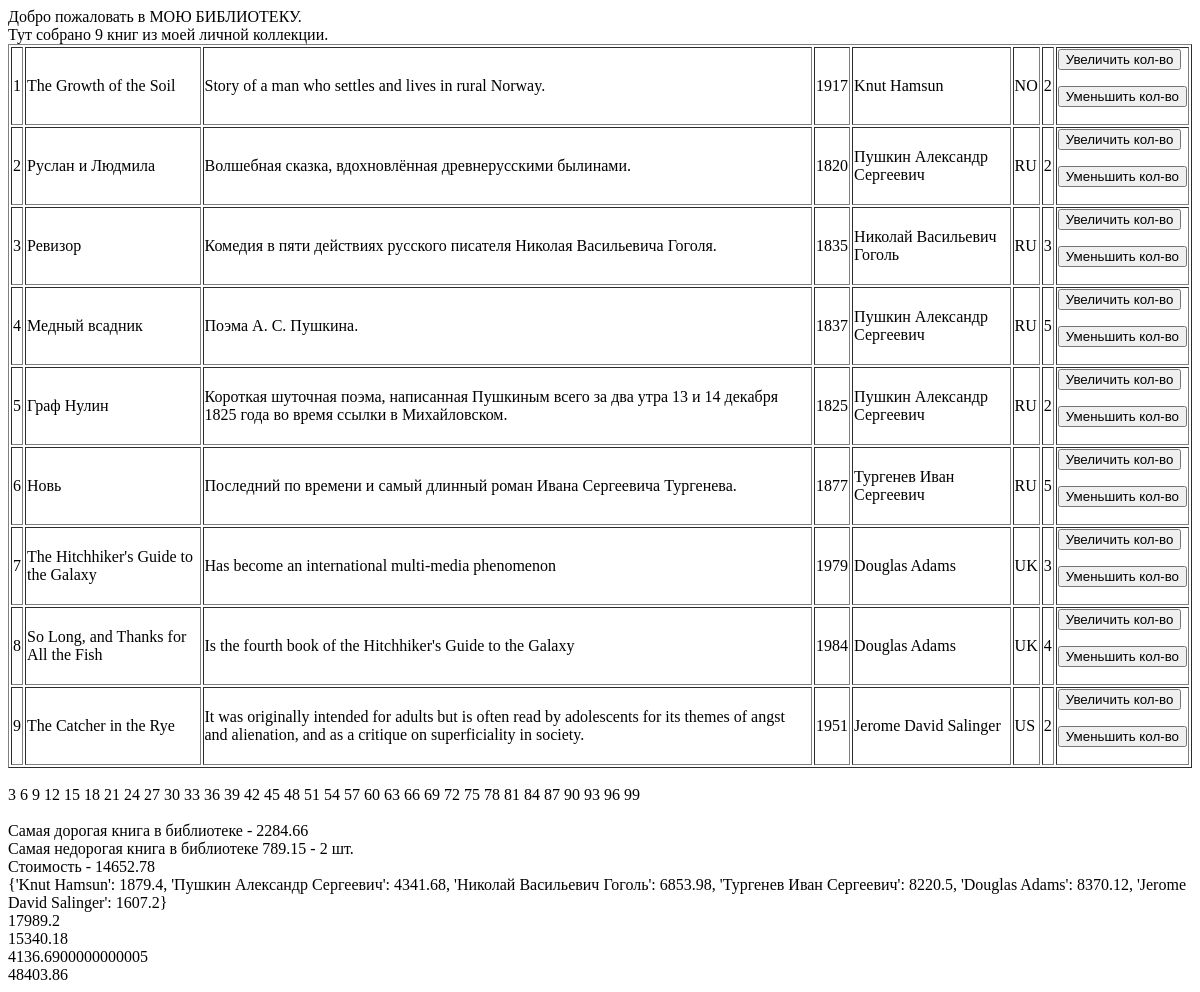
Before: /index/ with the older database file.
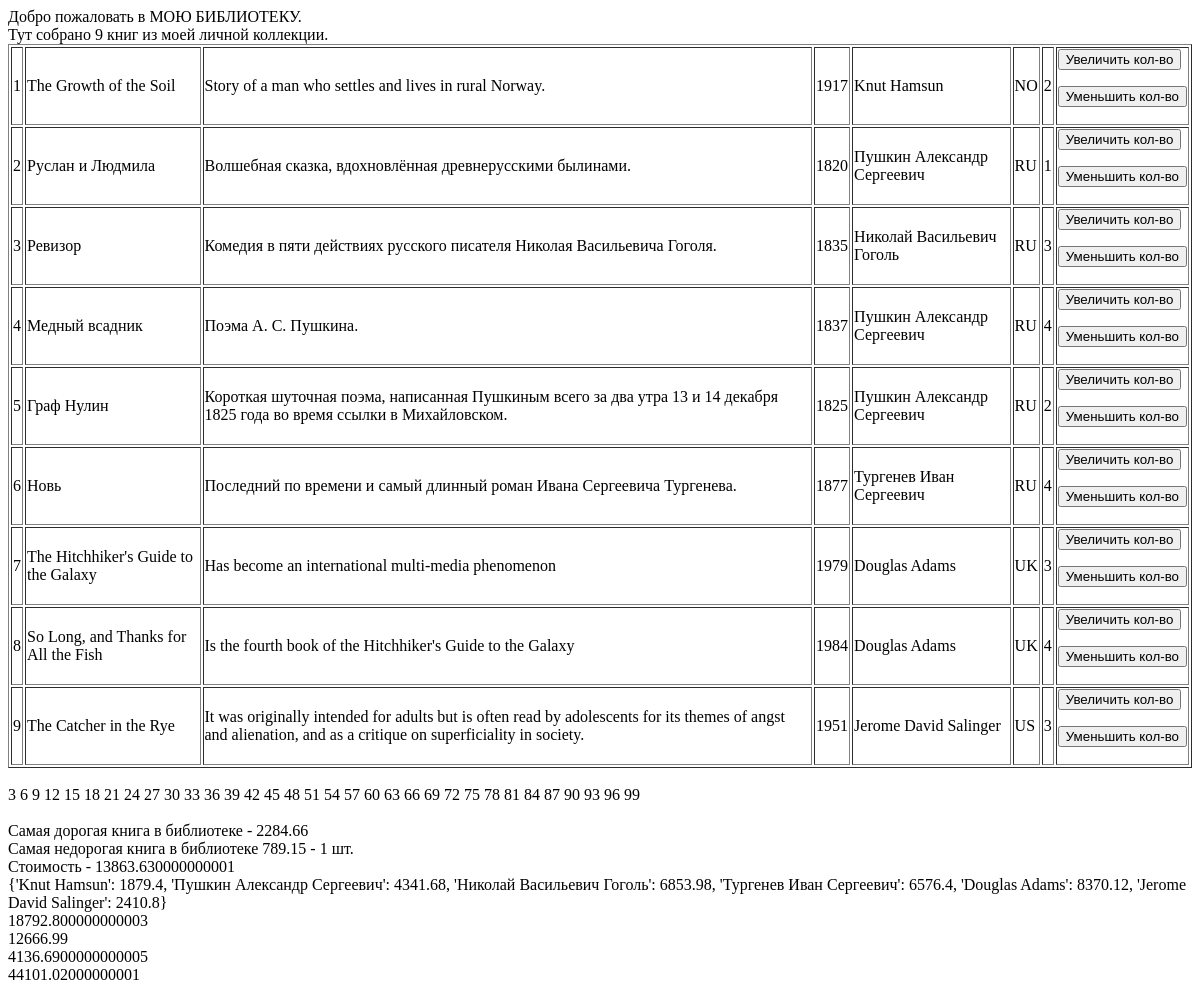
After: the same page with the newer database file.
### p_library/models.py (models this page shows, shortened)
class Book(models.Model):
    ISBN = models.CharField(max_length=13)
    title = models.CharField(max_length=100)
    description = models.TextField()
    year_release = models.SmallIntegerField()
    price = models.FloatField()
    copy_count =  models.SmallIntegerField(default=1)
    author = models.ForeignKey(Author, on_delete=models.CASCADE, verbose_name="Вербос_нэйм")
    publishing_house = models.ForeignKey(PublishingHouse, on_delete=models.CASCADE, verbose_name="Издательство", null=True)

class Author(models.Model):
    full_name = models.TextField()
    birth_year = models.SmallIntegerField()
    country = models.CharField(max_length=2)

### p_library/views.py (the view)
# urls.py: path('index/', views.index),
def index(request):
    book_max_price = 0
    book_min_price = 0
    book_min = None
    dict_author = {}
    template = loader.get_template('index.html')
    books_count = Book.objects.all().count()
    books = Book.objects.all()
    books_no_ru = 0
    books_pushkin = 0
    books_duglas = 0
    books_not_one = 0
    new = 0
    for book in books:
        if book.author.country != "RU":
            books_no_ru += book.price * book.copy_count
        if book.author.full_name == "Пушкин Александр Сергеевич":
          books_pushkin += book.price * book.copy_count
        if book.author.full_name == "Douglas Adams":
          books_duglas += book.price
        if book.copy_count != 1:
          books_not_one += book.price * book.copy_count
        if book.copy_count > 1:
          new += book.price
    for book in books:
        if book.price > book_max_price:
            book_max_price = book.price
        dict_author[book.author.full_name] = book.price * book.copy_count
    max_all_price = sum([v for k, v in dict_author.items()])
    book_min_price = book_max_price
    for book in books:
        if book.price < book_min_price:
            book_min_price = book.price
            book_min = book
    list_num = [i for i in range(1, 101)]
    biblio_data = {
        "title": "мою библиотеку",
        "books": books,
        "list_num": list_num,
        "book_max_price": book_max_price,
        "book_min": book_min,
        "book_summ_if": new,
        "vot": dict_author,
        "vot2": books_no_ru,
        "vot3": books_pushkin,
        "vot4": books_duglas,
        "vot5": books_not_one,
        }
    return HttpResponse(template.render(biblio_data, request))

### p_library/templates/index.html (shortened to what this page needs)
Добро пожаловать в {{title | upper }}. <br>
Тут собрано {{ books | length }} книг из моей личной коллекции.
<table border="1" >
	{% for book in books %}
	<tr>
		<td>{{ forloop.counter }}</td>
		<td>{{ book.title }}</td>
		<td>{{ book.description }}</td>
		<td>{{ book.year_release }}</td>
		<td>{{ book.author.full_name }}</td>
		<td>{{ book.author.country }}</td>
		<td>{{ book.copy_count }}</td>
		<td>
			<form action='/index/book_increment/' method='post' enctype='multipart/form-data'>
				<input type='submit' value='Увеличить кол-во'/>
			</form>
			<form action ='/index/book_decrement/' method='post' enctype='multipart/form-data'>
				<input type='submit' value='Уменьшить кол-во'/>
			</form>
		</td>
	</tr>
	{% endfor %}
</table><br>
{% for i in list_num %}
	{% if i|divisibleby:"3" %}
		{{i}}
	{% endif %}
{% endfor %}
Самая дорогая книга в библиотеке - {{book_max_price}} <br>
Самая недорогая книга в библиотеке {{book_min.price}} - {{book_min.copy_count}} шт.<br>
Стоимость - {{book_summ_if}}<br>
{{vot}}<br>
{{vot2}}<br>
{{vot3}}<br>
{{vot4}}<br>
{{vot5}}<br>

Changed rows visible on the page:
changed Book "Руслан и Людмила": copy_count "2" → "1"
changed Book "Медный всадник": copy_count "5" → "4"
changed Book "Новь": copy_count "5" → "4"
changed Book "The Catcher in the Rye": copy_count "2" → "3"
Other visible differences:
{{ book_summ_if }}: "14652.78" → "13863.630000000001"
{{ vot }}: "…6853.98, 'Тургенев Иван Сергеевич': 8220.5, 'Douglas Adams': 8370.12, 'Jerome David Salinger': 1607.2}" → "…6853.98, 'Тургенев Иван Сергеевич': 6576.4, 'Douglas Adams': 8370.12, 'Jerome David Salinger': 2410.8}"
{{ vot2 }}: "17989.2" → "18792.800000000003"
{{ vot3 }}: "15340.18" → "12666.99"
{{ vot5 }}: "48403.86" → "44101.02000000001"
